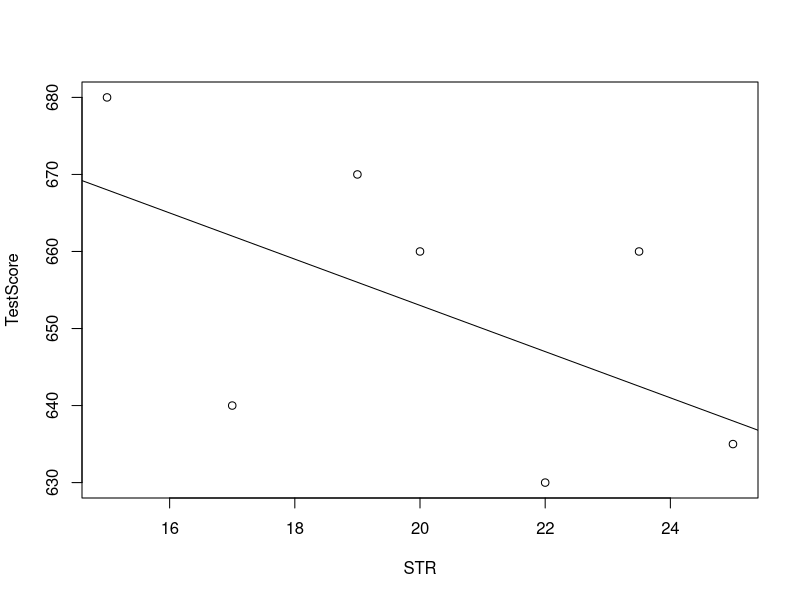
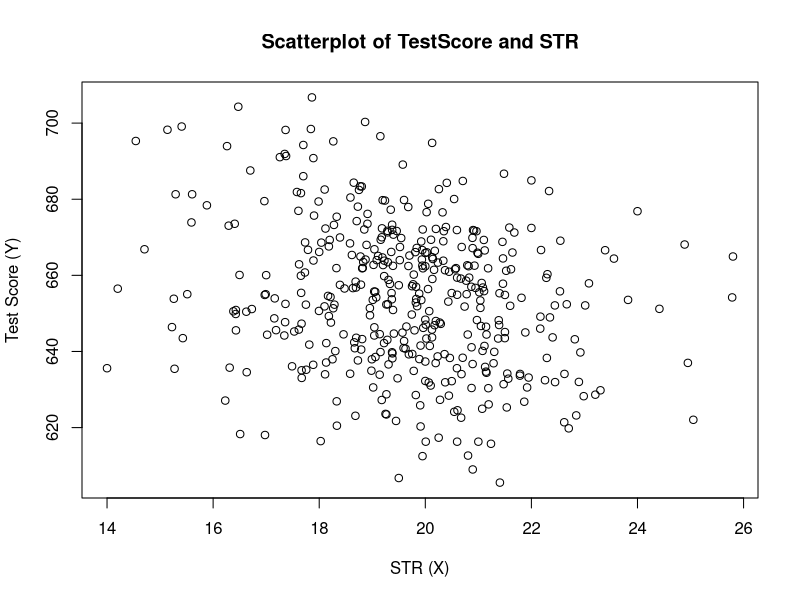
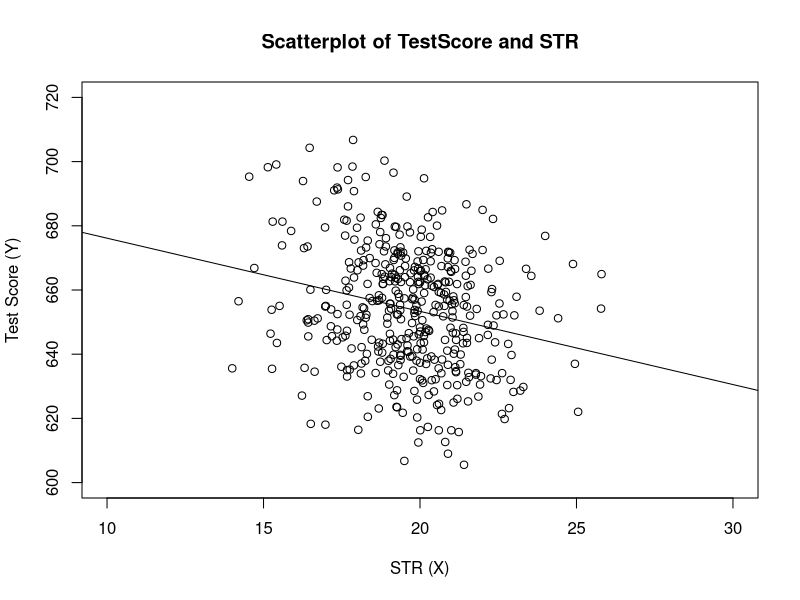
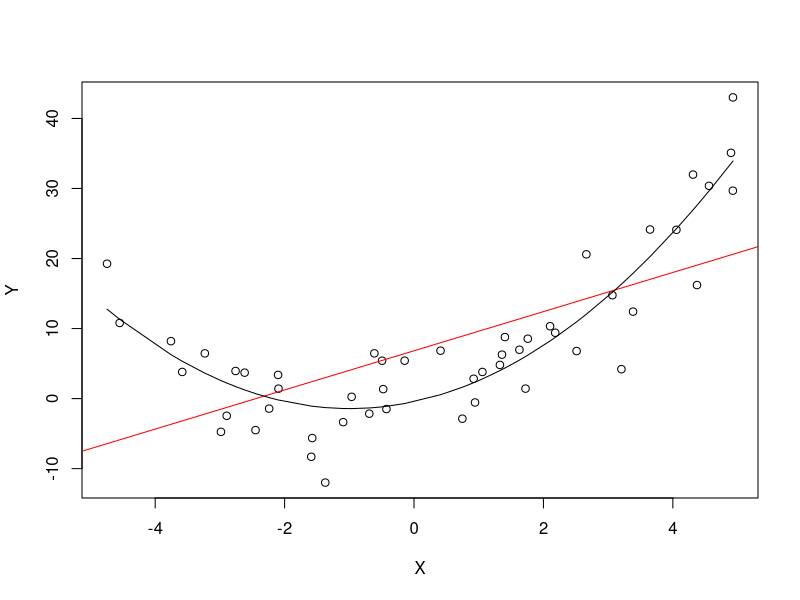
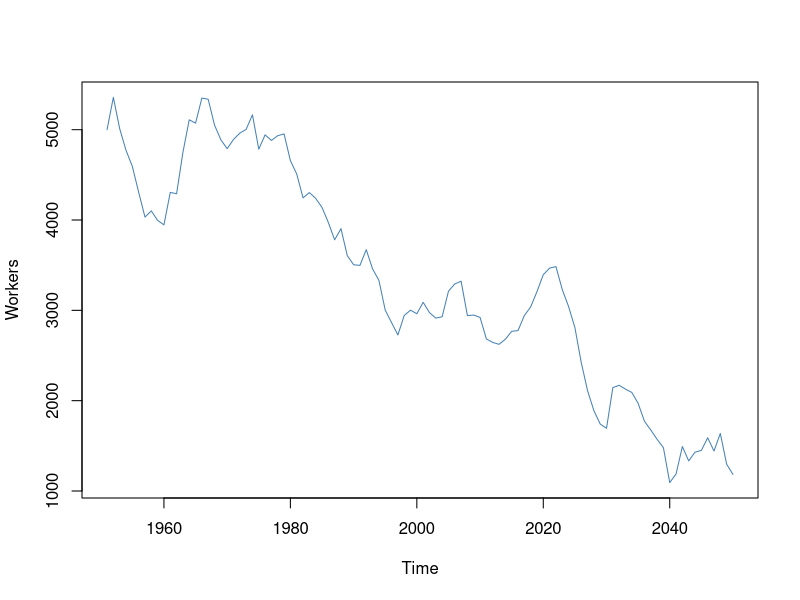
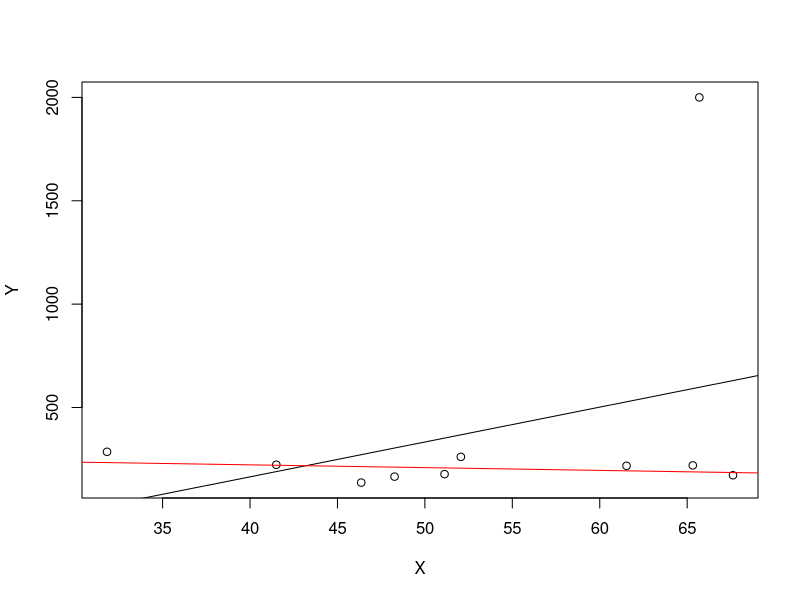
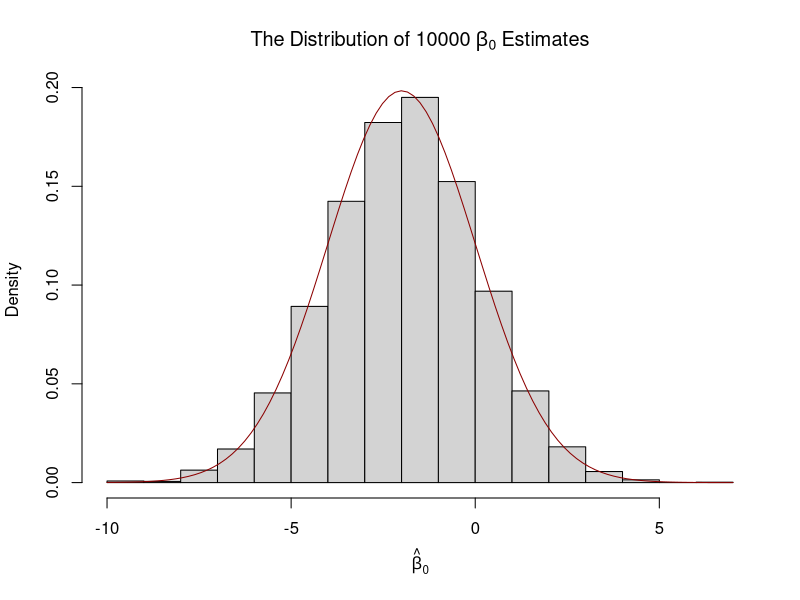
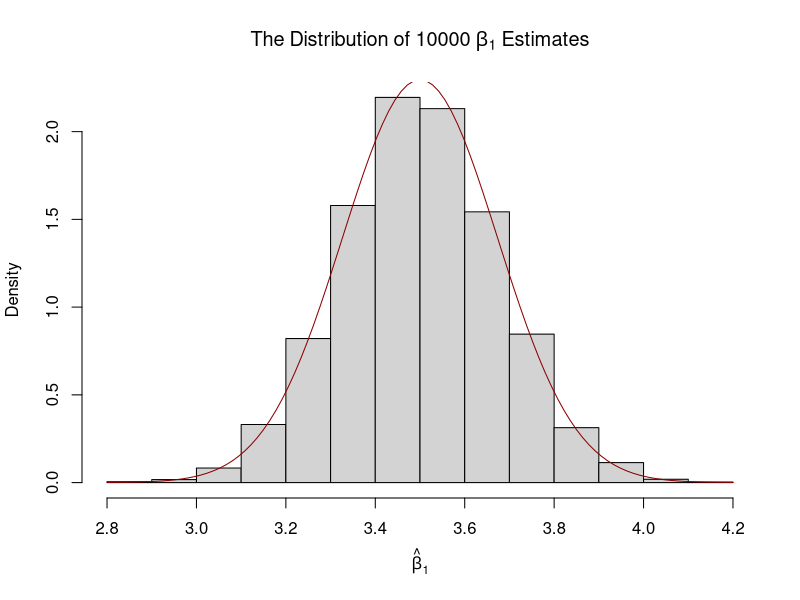

The R source for these figures, in order:
## ---- chunk 1
library(knitr)
library(kableExtra)

frame <- data.frame(
  TestScore=c(680, 640, 670, 660, 630, 660, 635),
  STR=c(15, 17, 19, 20, 22, 23.5, 25)
         )
rownames(frame) <- 1:7

t(frame) %>% kable("html")
## ---- chunk 2
# Create sample data
STR <- c(15, 17, 19, 20, 22, 23.5, 25)
TestScore <- c(680, 640, 670, 660, 630, 660, 635) 

# Print out sample data
STR
TestScore
## ---- chunk 3
# create a scatter plot of the data
plot(TestScore ~ STR)

# add the true relationship to the plot
abline(a = 713, b = -3)
## ---- chunk 4
# load the AER package 
library(AER)   

# load the the data set in the workspace
data(CASchools) 
## ---- chunk 5
class(CASchools)
## ---- chunk 6
head(CASchools)
## ---- chunk 7
# compute STR and append it to CASchools
CASchools$STR <- CASchools$students/CASchools$teachers 

# compute TestScore and append it to CASchools
CASchools$score <- (CASchools$read + CASchools$math)/2     
## ---- chunk 8
# compute sample averages of STR and score
avg_STR <- mean(CASchools$STR) 
avg_score <- mean(CASchools$score)

# compute sample standard deviations of STR and score
sd_STR <- sd(CASchools$STR) 
sd_score <- sd(CASchools$score)

# set up a vector of percentiles and compute the quantiles 
quantiles <- c(0.10, 0.25, 0.4, 0.5, 0.6, 0.75, 0.9)
quant_STR <- quantile(CASchools$STR, quantiles)
quant_score <- quantile(CASchools$score, quantiles)

# gather everything in a data.frame 
DistributionSummary <- data.frame(
                                  Average = c(avg_STR, avg_score), 
                                  StandardDeviation = c(sd_STR, sd_score), 
                                  quantile = rbind(quant_STR, quant_score)
                                  )

# print the summary to the console
DistributionSummary
## ---- chunk 9
plot(score ~ STR, 
     data = CASchools,
     main = "Scatterplot of TestScore and STR", 
     xlab = "STR (X)",
     ylab = "Test Score (Y)"
)
## ---- chunk 10
cor(CASchools$STR, CASchools$score)
## ---- chunk 11
rm(STR)
attach(CASchools) #allows to use the variables contained in CASchools directly

# compute beta_1 
beta_1 <- sum((STR - mean(STR))*(score - mean(score))) / sum((STR - mean(STR))^2)

# compute beta_0
beta_0 <- mean(score) - beta_1 * mean(STR)

# print the results to the console
beta_1
beta_0
## ---- chunk 12
# estimate the model and assign the result to linear_model
linear_model <- lm(score ~ STR, data = CASchools)

# Print the standard output of the estimated lm object to the console 
linear_model
## ---- chunk 13
# plot the data
plot(score ~ STR, 
     data = CASchools,
     main = "Scatterplot of TestScore and STR", 
     xlab = "STR (X)",
     ylab = "Test Score (Y)",
     xlim = c(10, 30),
     ylim = c(600, 720)
     )

# add the regression line
abline(linear_model) 
## ---- chunk 14
mod_summary <- summary(linear_model)
mod_summary
## ---- chunk 15
# compute R^2 manually
SSR <- sum(mod_summary$residuals^2)
TSS <- sum((score - mean(score))^2)
R2 <- 1 - SSR/TSS

# print the value to the console
R2

# compute SER manually
n <- nrow(CASchools)
SER <- sqrt(SSR / (n-2))

# print the value to the console
SER
## ---- chunk 16
# set a random seed to make the results reproducible
set.seed(321)

# simulate the data 
X <- runif(50, min = -5, max = 5)
u <- rnorm(50, sd = 5)  
## the true relation  
Y <- X^2 + 2*X + u                

# estimate a simple regression model 
mod_simple <- lm(Y ~ X)

# predict using a quadratic model 
prediction <- predict(lm(Y ~ X +  I(X^2)), data.frame(X = sort(X)))

# plot the results
plot(Y ~ X)
abline(mod_simple, col = "red")
lines(sort(X), prediction)
## ---- chunk 17
# set random seed
set.seed(7)

# initialize the employment vector
X <- c(5000, rep(NA,99))

# generate a date vector
Date <- seq(as.Date("1951/1/1"), as.Date("2050/1/1"), "years")

# generate time series observations with random influences
for (i in 2:100) {
    X[i] <- 0.98 * X[i-1] + rnorm(1, sd = 200)
}

#plot the results
plot(Date, X, type = "l", col="steelblue", ylab = "Workers", xlab = "Time")
## ---- chunk 18
# set random seed
set.seed(123)

# generate the data
X <- sort(runif(10, min = 30, max = 70 ))
Y <- rnorm(10 , mean = 200, sd = 50)
Y[9] <- 2000

# fit model with outlier
fit <- lm(Y ~ X)

# fit model without outlier
fitWithoutOutlier <- lm(Y[-9] ~ X[-9])

# plot the results
plot(Y ~ X)
abline(fit)
abline(fitWithoutOutlier, col = "red")
## ---- chunk 19
# simulate data
N <- 100000
X <- runif(N, min = 0, max = 20)
u <- rnorm(N, sd = 10)

# population regression
Y <- -2 + 3.5 * X + u
population <- data.frame(X, Y)
## ---- chunk 20
# set sample size
n <- 100

# compute the variance of beta_hat_0
H_i <- 1 - mean(X) / mean(X^2) * X
var_b0 <- var(H_i * u) / (n * mean(H_i^2)^2 )

# compute the variance of hat_beta_1
var_b1 <- var( ( X - mean(X) ) * u ) / (100 * var(X)^2)
## ---- chunk 21
# print variances to the console
var_b0
var_b1
## ---- chunk 22
# set repetitions and sample size
n <- 100
reps <- 10000

# initialize the matrix of outcomes
fit <- matrix(ncol = 2, nrow = reps)

# loop sampling and estimation of the coefficients
for (i in 1:reps){
 sample <- population[sample(1:N, n), ]
 fit[i, ] <- lm(Y ~ X, data = sample)$coefficients
}

# compute variance estimates using outcomes
var(fit[, 1])
var(fit[, 2])
## ---- chunk 23
# plot histograms of beta_0 estimates
hist(fit[ ,1], 
     main = bquote(The ~ Distribution  ~ of ~ 10000 ~ beta[0] ~ Estimates), 
     xlab = bquote(hat(beta)[0]), 
     freq = F)

# add true distribution to plot
curve(dnorm(x, -2, sqrt(var_b0)), add = T, col = "darkred")

# plot histograms of beta_hat_1 
hist(fit[ ,2], 
     main = bquote(The ~ Distribution  ~ of ~ 10000 ~ beta[1] ~ Estimates), 
     xlab = bquote(hat(beta)[1]), 
     freq = F)

# add true distribution to plot
curve(dnorm(x, 3.5, sqrt(var_b1)), add = T, col = "darkred")
## ---- chunk 24
# set random seed for reproducibility
set.seed(1)

# set repetitions and the vector of sample sizes
reps <- 1000
n <- c(100, 250, 1000, 3000)

# initialize the matrix of outcomes
fit <- matrix(ncol = 2, nrow = reps)

# devide the plot panel in a 2-by-2 array
par(mfrow = c(2, 2))

# Loop sampling and plotting #

# outer loop over n
for (j in 1:length(n)) {
  
  # inner loop: sampling and estimating of the coefficients
  for (i in 1:reps){
    sample <- population[sample(1:N, n[j]), ]
    fit[i, ] <- lm(Y ~ X, data = sample)$coefficients
  }
  
  # draw density estimates
  plot(density(fit[ ,2]), xlim=c(2.5, 4.5), col = j, 
       main = paste("n=", n[j]), xlab = bquote(hat(beta)[1]))
  
}
## ---- chunk 25
# load the MASS package
library(MASS)

# set random seed for reproducibility
set.seed(4)

# simulate bivarite normal data
bvndata <- mvrnorm(100, 
                mu = c(5, 5), 
                Sigma = cbind(c(5, 4), c(4, 5))
                ) 

# assign column names / convert to data.frame
colnames(bvndata) <- c("X", "Y")
bvndata <- as.data.frame(bvndata)

# subset the data
set1 <- subset(bvndata, abs(mean(X) - X) > 1)
set2 <- subset(bvndata, abs(mean(X) - X) <= 1)

# plot both data sets
plot(set1, xlab = "X", ylab = "Y", pch = 19)
points(set2, col = "steelblue", pch = 19)
## ---- chunk 26
# estimate both regression lines
lm.set1 <- lm(Y ~ X, data = set1)
lm.set2 <- lm(Y ~ X, data = set2)

# plot observations
plot(set1, xlab = "X", ylab = "Y", pch = 19)
points(set2, col = "steelblue", pch = 19)

# add both lines to the plot
abline(lm.set1, col = "green")
abline(lm.set2, col = "red")
